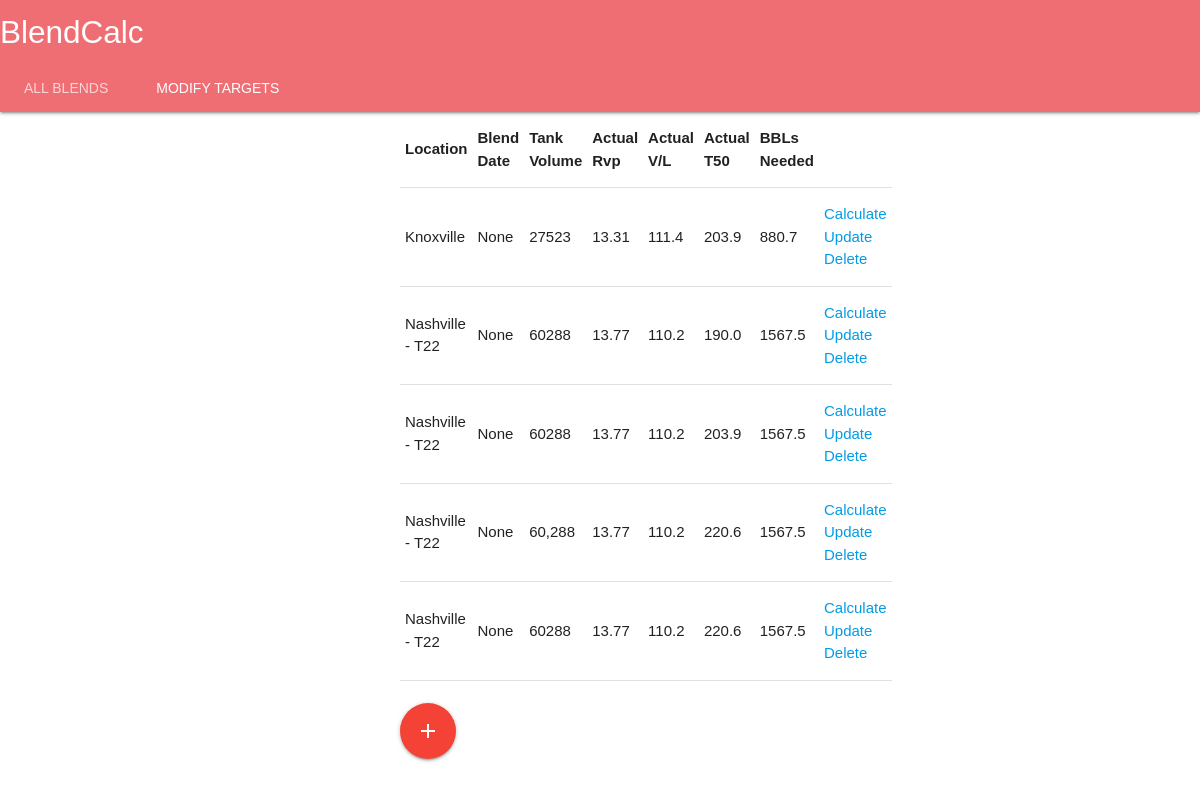
Before: / with the older database file.
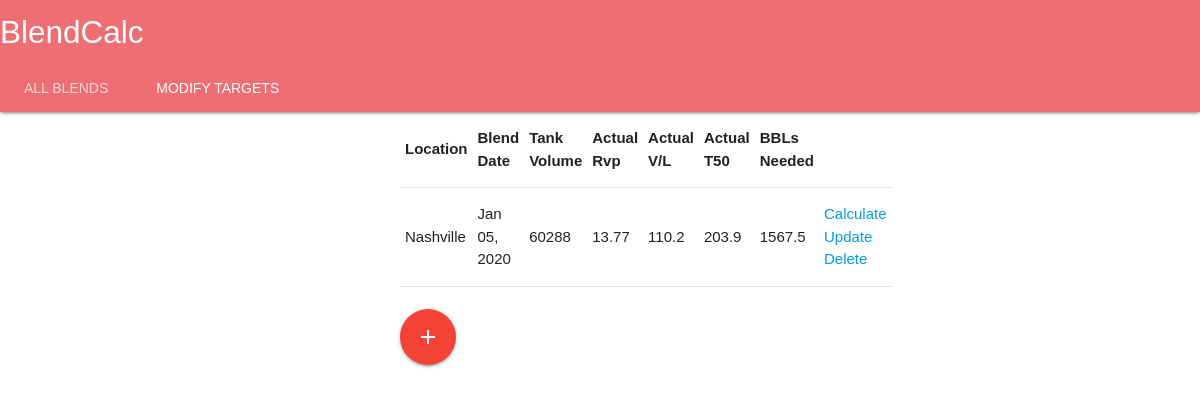
After: the same page with the newer database file.
### app.py (models this page shows, shortened)
class Blend(db.Model):
    id = db.Column(db.Integer, primary_key=True)
    location = db.Column(db.String(200), nullable=False)
    tankvolume = db.Column(db.String(200), default=0)
    actualrvp = db.Column(db.String(200), nullable=False)
    actualvl = db.Column(db.String(200), nullable=False)
    actualt50 = db.Column(db.String(200))
    finalcalc = db.Column(db.String(200))
    blenddate = db.Column(db.String(200))

### app.py (the view)
@app.route('/')
def index():
    blends = Blend.query.order_by(Blend.id).all()
    return render_template("index.html", blends=blends)

### templates/index.html (shortened to what this page needs)
{% extends "base.html" %}
{% block body %}
    <div class="content">
        {% if blends|length < 1 %}
        {% else %}
            <table class="highlight">
                <thead>
                <tr>
                    <th>Location</th>
                    <th>Blend Date</th>
                    <th>Tank Volume</th>
                    <th>Actual Rvp</th>
                    <th>Actual V/L</th>
                    <th>Actual T50</th>
                    <th>BBLs Needed</th>
                </tr>
                </thead>
                {% for bl in blends %}
                    <tbody>
                    <tr>
                        <td> {{ bl.location }} </td>
                        <td>{{ bl.blenddate }}</td>
                        <td> {{ bl.tankvolume }} </td>
                        <td> {{ bl.actualrvp }} </td>
                        <td> {{ bl.actualvl }} </td>
                        <td> {{ bl.actualt50 }} </td>
                        <td> {{ bl.finalcalc }} </td>
                        <td>
                            <a href="/autocalc/{{ bl.id }}">Calculate</a>
                            <br>
                            <a href="/update/{{ bl.id }}">Update</a>
                            <br>
                            <a href="/delete/{{ bl.id }}">Delete</a>
                        </td>
                    </tr>
                    </tbody>
                {% endfor %}
            </table>
        {% endif %}
        <br>
        <a href="/newblend/" class="btn-floating btn-large waves-effect waves-light red"><i
                class="material-icons">add</i></a>
    </div>
{% endblock %}

### templates/base.html (shortened to what this page needs)
<!DOCTYPE html>
<html lang="en">
<head>
    <link rel="stylesheet" href="{{ url_for('static', filename='css/main.css') }}">
    <link rel="stylesheet" href="https://cdnjs.cloudflare.com/ajax/libs/materialize/1.0.0/css/materialize.min.css">
    <nav class="nav-extended">
        <div class="nav-wrapper">
            <a href="#" class="brand-logo">BlendCalc</a>
        </div>
        <div class="nav-content">
            <ul class="tabs tabs-transparent">
                <li class="tab"><a href="/">All Blends</a></li>
                <li class="tab"><a class="active" href="/update_targets">Modify Targets</a></li>
            </ul>
        </div>
    </nav>
</head>
<body>
{% block body %}
{% endblock %}
</body>
</html>

### static/CSS/main.css (style rules this page uses)
body, html { margin: 0; font-family: sans-serif; }
.content { margin: 0 auto; width: 400px; }
table, td, th { border: 1px solid #aaa; }
table { border-collapse: collapse; width: 100%; }
th { height: 30px; }
td { text-align: center; padding: 5px; }

Changed rows visible on the page:
removed Blend: location "Knoxville", blenddate "None", tankvolume "27523", actualrvp "13.31", actualvl "111.4", actualt50 "203.9", finalcalc "880.7"
removed Blend: location "Nashville - T22", blenddate "None", tankvolume "60288", actualrvp "13.77", actualvl "110.2", actualt50 "190.0", finalcalc "1567.5"
removed Blend: location "Nashville - T22", blenddate "None", tankvolume "60288", actualrvp "13.77", actualvl "110.2", actualt50 "203.9", finalcalc "1567.5"
removed Blend: location "Nashville - T22", blenddate "None", tankvolume "60,288", actualrvp "13.77", actualvl "110.2", actualt50 "220.6", finalcalc "1567.5"
removed Blend: location "Nashville - T22", blenddate "None", tankvolume "60288", actualrvp "13.77", actualvl "110.2", actualt50 "220.6", finalcalc "1567.5"
added Blend: location "Nashville", blenddate "Jan 05, 2020", tankvolume "60288", actualrvp "13.77", actualvl "110.2", actualt50 "203.9", finalcalc "1567.5"
